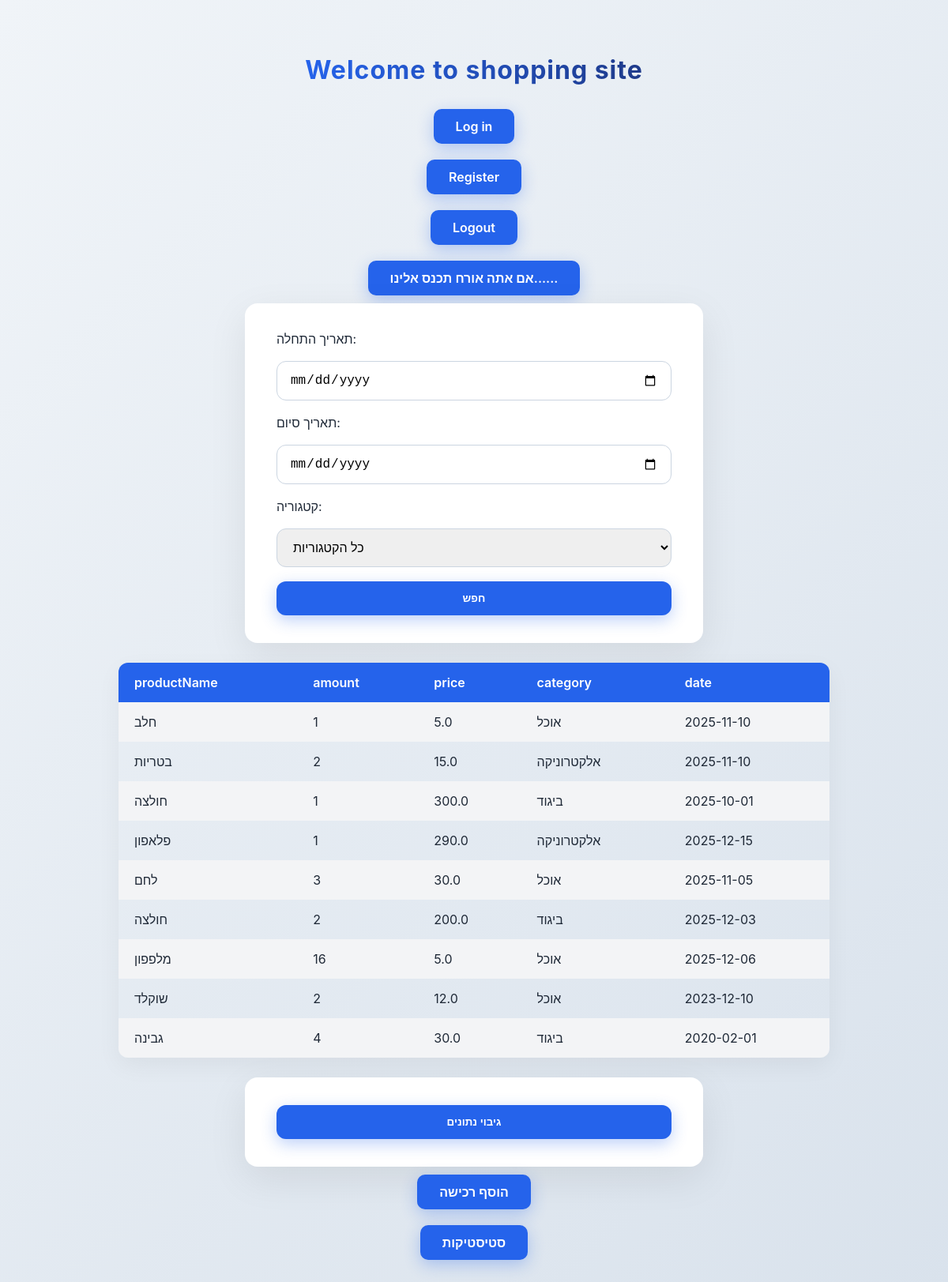
/profile (signed in), run on the app's committed database.
### app.py (models this page shows)
class Purchase(db.Model):
    id = db.Column(db.Integer, primary_key=True)
    product_name = db.Column(db.String, nullable=True)
    amount = db.Column(db.Integer, nullable=True)
    price = db.Column(db.Float, nullable=True)
    category = db.Column(db.String, nullable=True)
    date = db.Column(db.Date, nullable=True)
    user_id = db.Column(db.Integer, db.ForeignKey('user.id'), nullable=False)

### app.py (the view)
@app.get("/profile")
def getProfile():
    Purchase.query.filter(Purchase.date < datetime(1900, 1, 1).date()).delete()
    db.session.commit()
    db.session.commit()
    user_id = session.get('user_id')
    if not user_id:
        return redirect(url_for('getLogin'))
    user = User.query.get(user_id)
    if not user:
        return "User not found"
    user_purchases = user.purchases
    return render_template("profile.html", purchases=user_purchases)

### templates/profile.html (shortened to what this page needs)
{% extends 'index.html'%}
{% block head %}
 <link rel="stylesheet" href="{{ url_for('static', filename='css/profile.css') }}">
{% endblock  %}
{% block body %}
<form method="post" action="{{ url_for('postShow') }}">
    תאריך התחלה: <input type="date" name="start" value="{{ start }}">
    תאריך סיום: <input type="date" name="end" value="{{ end }}">
    קטגוריה:
    <select name="category">
        <option value="all" {% if category == 'all' or not category %}selected{% endif %}>כל הקטגוריות</option>
    </select>
    <button type="submit">חפש</button>
</form>
{% if purchases %}
<table>
    <tr>
        <th>productName</th>
        <th>amount</th>
        <th>price</th>
        <th>category</th>
        <th>date</th>
    </tr>
    {% for p in purchases %}
    <tr>
        <td>{{ p.product_name }}</td>
        <td>{{ p.amount }}</td>
        <td>{{ p.price }}</td>
        <td>{{ p.category }}</td>
        <td>{{ p.date }}</td>
    </tr>
    {% endfor %}
</table>
{% else %}
<h2>אין רכישות</h2>
{% endif %}
<form action="{{ url_for('saveData') }}" method="get">
    <button type="submit">גיבוי נתונים</button>
</form>
<a href="/add">הוסף רכישה</a>
<a href="/graph">סטיסטיקות</a>
{% endblock  %}

### templates/index.html (shortened to what this page needs)
<!DOCTYPE html>
<html lang="en">
<head>
     <link rel="stylesheet" href="{{ url_for('static', filename='css/index.css') }}">
    {% block head %}
    {% endblock %}
</head>
<body>
    <h1>Welcome to shopping site</h1>
    <a href="/login">Log in</a>
    <a href="/register">Register</a>
    <a href="/logout">Logout</a>
    <a href="/demoProfile">אם אתה אורח תכנס אלינו......</a>
      {% block body %}
    {% endblock %}
</body>
</html>

### static/css/index.css (style rules this page uses)
body { background: linear-gradient(135deg, #f0f4f8, #d9e2ec); font-family: 'Inter', sans-serif; color: #1f2937; display: flex; flex-direction: column; align-items: center; padding: 40px 20px; min-height: 100vh; }
h1, h2, h3, h { font-weight: 700; text-align: center; color: #1e40af; letter-spacing: 1px; margin-bottom: 20px; background: linear-gradient(90deg, #2563eb, #1e3a8a); background-clip: text; -webkit-background-clip: text; -webkit-text-fill-color: transparent; }
a { display: inline-block; margin: 10px 15px; padding: 12px 28px; border-radius: 10px; background-color: #2563eb; color: white; font-weight: 600; text-decoration: none; transition: all 0.3s ease; box-shadow: 0 6px 20px rgba(37,99,235,0.3); }
button, .btn { padding: 14px 25px; border-radius: 12px; border: none; background-color: #2563eb; color: #fff; font-weight: 700; cursor: pointer; box-shadow: 0 6px 20px rgba(37,99,235,0.3); transition: all 0.3s ease; }
form { background-color: #fff; padding: 35px 40px; border-radius: 16px; box-shadow: 0 15px 50px rgba(0,0,0,0.08); display: flex; flex-direction: column; gap: 18px; width: 100%; max-width: 500px; transition: transform 0.3s ease; }
input, select { padding: 14px 16px; border-radius: 12px; border: 1px solid #cbd5e1; font-size: 16px; transition: all 0.3s ease; }
table { width: 100%; max-width: 900px; border-collapse: collapse; margin: 30px 0; border-radius: 12px; overflow: hidden; box-shadow: 0 15px 50px rgba(0,0,0,0.05); }
th, td { padding: 16px 20px; text-align: left; font-size: 16px; }
th { background-color: #2563eb; color: #fff; font-weight: 600; }
tr:nth-child(even) td { background-color: #f3f4f6; }

### static/css/profile.css (style rules this page uses)
table { width: 100%; max-width: 900px; border-collapse: collapse; margin: 25px 0; border-radius: 12px; overflow: hidden; box-shadow: 0 10px 30px rgba(0,0,0,0.05); }
th, td { padding: 15px 20px; text-align: left; font-size: 16px; }
th { background-color: #2563eb; color: #fff; font-weight: 600; }
tr:nth-child(even) td { background-color: #f3f4f6; }

### data on the page
Purchase: product_name "חלב", amount "1", price "5.0", category "אוכל", date "2025-11-10"
Purchase: product_name "בטריות", amount "2", price "15.0", category "אלקטרוניקה", date "2025-11-10"
Purchase: product_name "חולצה", amount "1", price "300.0", category "ביגוד", date "2025-10-01"
Purchase: product_name "פלאפון", amount "1", price "290.0", category "אלקטרוניקה", date "2025-12-15"
Purchase: product_name "לחם", amount "3", price "30.0", category "אוכל", date "2025-11-05"
Purchase: product_name "חולצה", amount "2", price "200.0", category "ביגוד", date "2025-12-03"
Purchase: product_name "מלפפון", amount "16", price "5.0", category "אוכל", date "2025-12-06"
Purchase: product_name "שוקלד", amount "2", price "12.0", category "אוכל", date "2023-12-10"
Purchase: product_name "גבינה", amount "4", price "30.0", category "ביגוד", date "2020-02-01"
